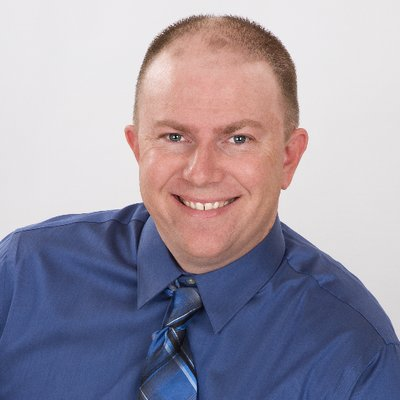
#> input picture Final exam (codes) - MCQ not included/Q5/viola.jpg, 400 x 400 px
$ jupyter execute Q5.ipynb
#> lines starting #> are read from the running program, lines starting #| are printed output that depends on the picture; after the words box and inside, x2 and y2 are one past the last pixel; in counts of white or black regions, pixels touching at a corner belong together
[cell 1]
import cv2
from matplotlib import pyplot as plt
import numpy as np

[cell 2]
img = cv2.imread("viola.jpg")
#> img is the input picture: shape (400, 400, 3); mean B, G, R 166, 151.1, 157.4

[cell 3]
gray = cv2.cvtColor(img, cv2.COLOR_BGR2GRAY)
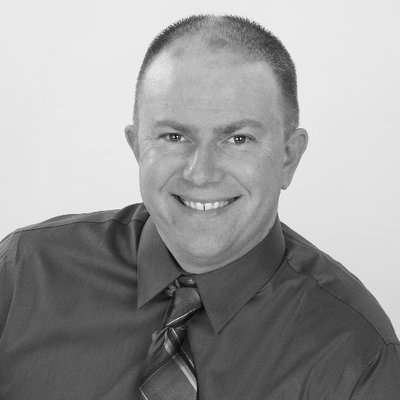
#> gray: shape (400, 400); min 2, max 251, mean 154.7

[cell 4]
classifier = cv2.CascadeClassifier(cv2.data.haarcascades + 'haarcascade_frontalface_default.xml')
cv2.data.haarcascades

[cell 5]
face_cascade = cv2.CascadeClassifier('haarcascade_frontalface_default.xml')
eye_cascade = cv2.CascadeClassifier('haarcascade_eye.xml')
smile_cascade = cv2.CascadeClassifier('haarcascade_smile.xml')

[cell 6]
faces = classifier.detectMultiScale(gray, scaleFactor = 1.5, minNeighbors = 6, minSize = (50, 50))
#> faces = [[118, 64, 182, 182]]

[cell 7]
image = cv2.imread('viola.jpg')
gray_image = cv2.cvtColor(image, cv2.COLOR_BGR2GRAY)
while 1:
    faces = face_cascade.detectMultiScale(gray_image,scaleFactor=1.1, minNeighbors=5, minSize=(100,100))
#> faces = [[121, 70, 171, 171]]
    for x,y,w,h in faces:
        cv2.rectangle(image, (x,y), (x+w, y+h), (0,0,255),5)
        cv2.putText(image,'Face',(x+30,y+h+40),cv2.FONT_HERSHEY_SIMPLEX,1.5,(0,0,255),3)
        face = gray_image[y:y+h, x:x+w]
        eyes = eye_cascade.detectMultiScale(face,scaleFactor=1.35,minNeighbors=5, minSize=(20,20))
        for x1,y1,w1,h1 in eyes:
            c_x = x+x1+(w1//2)
            c_y = y+y1+(h1//2)
            cv2.circle(image, (c_x, c_y),15,(0,255,0), 2)
            cv2.putText(image,'eye',(c_x-10,c_y+35),cv2.FONT_HERSHEY_SIMPLEX,0.8,(0,0,255),2)
        smile = smile_cascade.detectMultiScale(face, scaleFactor=1.2, minNeighbors=8, minSize=(45,45))
        for x2, y2, w2, h2 in smile:
            cv2.rectangle(image,(x2+x, y2+y), (x2+w2+x, y2+h2+y), (0,0,255), 2)
            cv2.putText(image,'smile',(x+x2+20,y+y2+h2+25),cv2.FONT_HERSHEY_SIMPLEX,0.9,(0,0,255),2)
#> this loop made 1 pass
#> (x, y, w, h, eyes, smile) on pass 1: (121, 70, 171, 171, [[95, 49, 45, 45], [28, 43, 49, 49]], [[32, 103, 108, 54]])
#> pass 1, `face = gray_image[y:y+h, x:x+w]`:
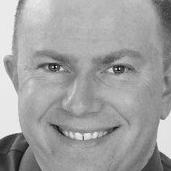
#> face: shape (171, 171); min 2, max 245, mean 160.9
#> after the loop:
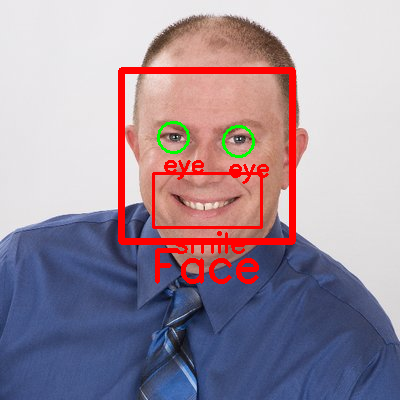
#> image: shape (400, 400, 3); 5.27% of pixels changed, all inside (x1, y1, x2, y2) = (118, 67, 296, 284)

    cv2.imshow('image',image)
    if cv2.waitKey(0) == ord('b'):
#> (key q is pressed here)
        image[y:y+h, x:x+w] = cv2.blur(image[y:y+h, x:x+w],(9,9),borderType=cv2.BORDER_ISOLATED)
    elif cv2.waitKey(0) == ord('i'):
#> (key q is pressed here)
        image = cv2.imread('viola.jpg')
        gray_image = cv2.cvtColor(image, cv2.COLOR_BGR2GRAY)
    elif cv2.waitKey(0) == ord('q'):
#> (key q is pressed here)
        break

cv2.destroyAllWindows()
